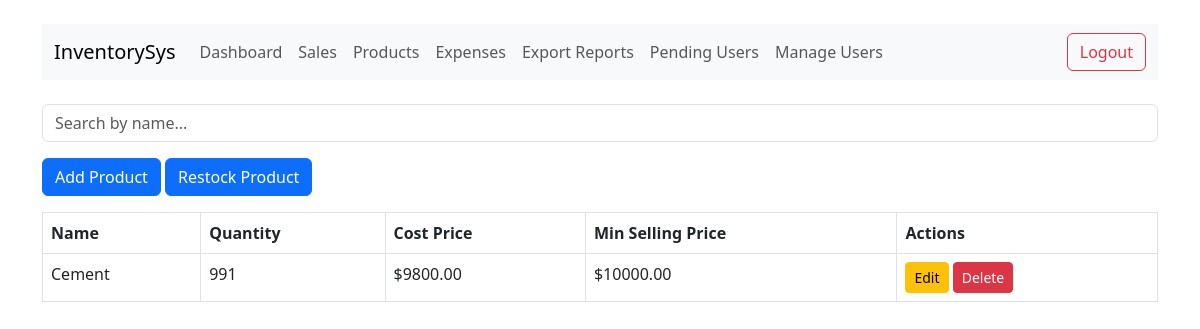
The page /products (signed in) on the database its author committed.
### models.py (models this page shows)
class Product(db.Model):
    id = db.Column(db.Integer, primary_key=True)
    name = db.Column(db.String(100), nullable=False)
    quantity = db.Column(db.Integer, nullable=False)
    price = db.Column(db.Float, nullable=False)
    cost_price = db.Column(db.Float, nullable=False)
    sales = db.relationship('Sale', backref='product', lazy=True)

### app.py (the view)
@app.route('/products')
@login_required
def index():
    search = request.args.get('q')
    if search:
        products = Product.query.filter(Product.name.ilike(f"%{search}%")).all()
    else:
        products = Product.query.all()
    return render_template('index.html', products=products)

### app.py (called while the page is built)
@login_manager.user_loader
def load_user(user_id):
    return User.query.get(int(user_id))

### models.py (called while the page is built)
    def is_admin(self):
        return self.role == 'admin'

### templates/index.html
{% extends "base.html" %}
{% block content %}
<form method="get" class="mb-3">
    <input type="text" name="q" class="form-control" placeholder="Search by name..." value="{{ request.args.get('q', '') }}">
</form>
<a href="{{ url_for('add_product') }}" class="btn btn-primary mb-3">Add Product</a>
<a href="{{ url_for('restock_product') }}" class="btn btn-primary mb-3">Restock Product</a>
<table class="table table-bordered">
    <thead>
        <tr>
            <th>Name</th><th>Quantity</th><th>Cost Price</th><th>Min Selling Price</th><th>Actions</th>
        </tr>
    </thead>
    <tbody>
        {% for product in products %}
        <tr>
            <td>{{ product.name }}</td>
            <td>{{ product.quantity }}</td>
            <td>${{ "%.2f"|format(product.cost_price) }}</td>
            <td>${{ "%.2f"|format(product.price) }}</td>
            <td>
                <a href="{{ url_for('edit_product', id=product.id) }}" class="btn btn-sm btn-warning">Edit</a>
                <a href="{{ url_for('delete_product', id=product.id) }}" class="btn btn-sm btn-danger" onclick="return confirm('Are you sure?')">Delete</a>
            </td>
        </tr>
        {% else %}
        <tr><td colspan="4">No products found.</td></tr>
        {% endfor %}
    </tbody>
</table>
{% endblock %}

### rows shown on the page
Product: name "Cement", quantity "991", cost_price "9800.00", price "10000.00"
